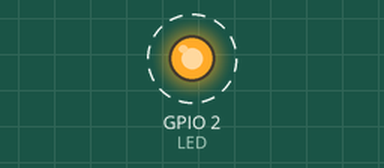
A sketch run on a simulated ESP32. On the bench: output pins drawn as LEDs (lit = HIGH). Dashed ring = blinking. What the sketch prints to the serial monitor is not drawn.

Above: at 0.5 s.
Timing chart, 0 to 4.6 s (numbered marks = the images above):
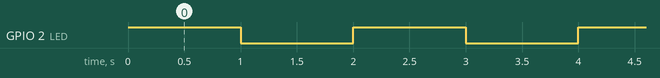

Measured:
- by itself, GPIO 2 (LED): alternates HIGH for 1.0 s and LOW for 1.0 s

The sketch:

helloled.ino
```cpp
/************************************************************
 * PROJECT: Basic LED Blinking using ESP32
 *
 * DESCRIPTION:
 * This program demonstrates how to control a digital output
 * (LED) using the ESP32. The LED will turn ON and OFF every
 * 1 second repeatedly.
 *
 * LEARNING OBJECTIVES:
 * - Understand the structure of Arduino program (setup & loop)
 * - Learn how to configure a pin as OUTPUT
 * - Understand how digitalWrite controls voltage (HIGH/LOW)
 * - Learn how delay() affects program timing
 * - Understand how to use Serial Monitor for debugging
 * - Learn how to create and call a user-defined function
 *
 * KEY CONCEPTS:
 * - setup() → runs once at startup
 * - loop() → runs continuously
 * - pinMode() → sets pin as INPUT or OUTPUT
 * - digitalWrite() → controls ON/OFF state
 * - delay() → pauses execution
 * - Serial.println() → outputs text to Serial Monitor
 *
 ************************************************************/

#include <Arduino.h>   // Include Arduino core library (required for basic functions)

// Define LED pin (GPIO 2 on ESP32)
#define LED 2

void setup() {
  // This function runs once when the ESP32 starts

  Serial.begin(115200);   // Start serial communication (for debugging/output)

  pinMode(LED, OUTPUT);   // Set LED pin as OUTPUT so it can send voltage
}

void loop() {
  // This function runs repeatedly (infinite loop)

  digitalWrite(LED, HIGH);   // Turn LED ON (HIGH = 3.3V)
  Serial.println("LED is on");   // Print message to Serial Monitor
  delay(1000);   // Wait for 1 second

  digitalWrite(LED, LOW);    // Turn LED OFF (LOW = 0V)
  Serial.println("LED is off");  // Print message to Serial Monitor
  delay(1000);   // Wait for 1 second

  doithere();   // Call custom function
}

void doithere(){
  // Custom function defined by user

  Serial.println("Hello World");   // Print message to Serial Monitor
}
```
